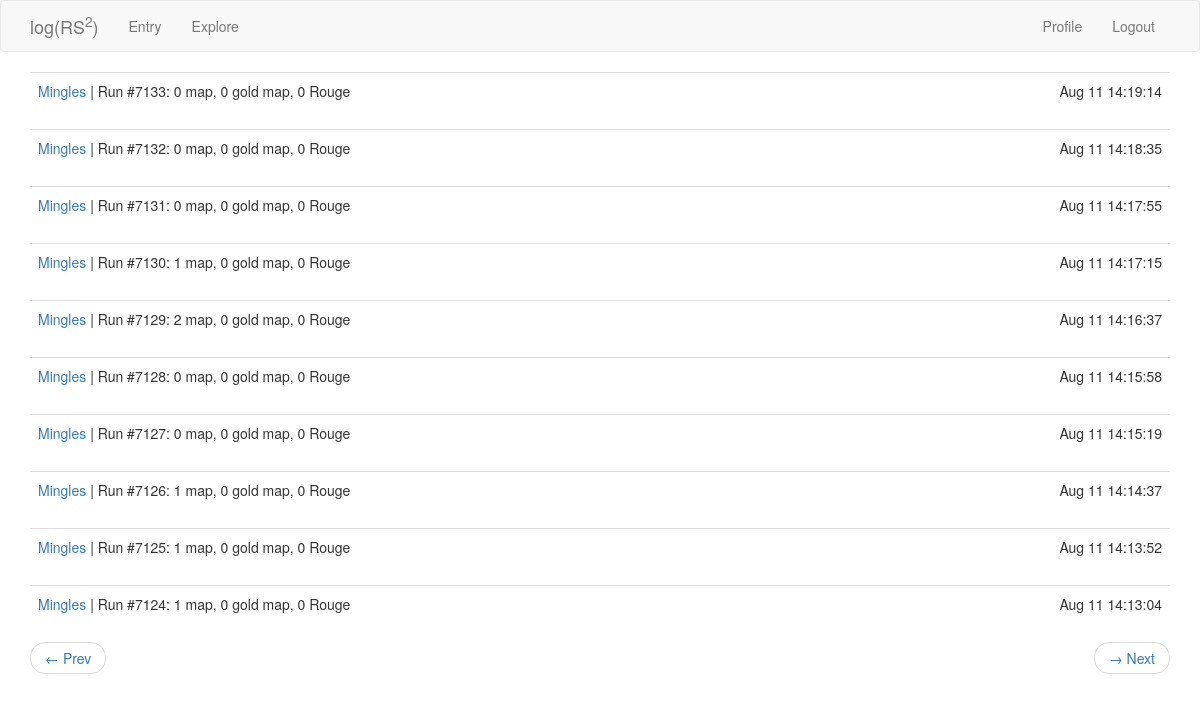
The app's page /explore?page=3 (signed in) with its own data.
### app/models.py (models this page shows, shortened)
class User(UserMixin, db.Model):
    id = db.Column(db.Integer, primary_key=True)
    username = db.Column(db.String(64), index=True, unique=True)
    email = db.Column(db.String(128), index=True, unique=True)
    password_hash = db.Column(db.String(128))
    last_seen = db.Column(db.DateTime, default=datetime.utcnow)
    map_drops = db.relationship('MapDrop', backref='player', lazy='dynamic')
    treasure_drops = db.relationship('TreasureDrop', backref='player', lazy='dynamic')

### app/routes.py (the view)
@app.route('/explore')
@login_required
def explore():
    page = request.args.get('page', 1, type=int)
    mapdrops = MapDrop.query.order_by(MapDrop.time.desc()).paginate(page, app.config['MAPDROPS_PER_PAGE'], False)
    next_url = prev_url = None
    if mapdrops.has_next:
        next_url = url_for('explore', page=mapdrops.next_num)
    if mapdrops.has_prev:
        prev_url = url_for('explore', page=mapdrops.prev_num)
    return render_template('entry.html', title='Explore', user_unknown=True, mapdrops=mapdrops.items,
                            next_url=next_url, prev_url=prev_url)

### app/models.py (called while the page is built)
@login.user_loader
def load_user(id):
    return User.query.get(int(id))

### app/routes.py (called while the page is built)
@app.before_request
def before_request():
    if current_user.is_authenticated:
        current_user.last_seen = datetime.utcnow()
        db.session.commit()

### app/templates/entry.html (shortened to what this page needs)
{% extends "base.html" %}
{% import "bootstrap/wtf.html" as wtf %}
{% block app_content %}
    {% for mapdrop in mapdrops %}
        {% include "_mapdrop.html" %}
    {% endfor %}
    {% if prev_url or next_url %}
    <nav aria-label="...">
        <ul class="pager">
            <li class="previous{% if not prev_url %} disabled{% endif %}">
                <a href="{{ prev_url or '#' }}">
                    <span aria-hidden="true">&larr;</span> Prev
                </a>
            </li>
            <li class="next{% if not next_url %} disabled{% endif %}">
                <a href="{{ next_url or '#' }}">
                    <span aria-hidden="true">&rarr;</span> Next
                </a>
            </li>
        </ul>
    </nav>
    {% endif %}
{% endblock %}

### app/templates/_mapdrop.html
<table class="table table-hover">
    <tr>
        <td>
            {% if user_unknown %}
            <a href="{{ url_for('user', username=mapdrop.player.username) }}">
                {{ mapdrop.player.username }}
            </a>
             |
            {% endif %}
            Run #{{ mapdrop.run }}:
            {{ mapdrop.map }} map, {{ mapdrop.gold_map }} gold map, {{ mapdrop.rouge }} Rouge
        </td>
        <td align="right">
            {{ moment(mapdrop.time).format('MMM DD HH:mm:ss') }}
        </td>
    </tr>
</table>

### records on screen
User: player.username "Mingles" "Mingles" "Mingles" "Mingles" "Mingles" "Mingles" "Mingles" "Mingles" "Mingles" "Mingles"

### other values on screen
{{ mapdrop.run }} "7133" "7132" "7131" "7130" "7129" "7128" "7127" "7126" "7125" "7124"
{{ mapdrop.map }} "0" "0" "0" "1" "2" "0" "0" "1" "1" "1"
{{ mapdrop.gold_map }} "0" "0" "0" "0" "0" "0" "0" "0" "0" "0"
{{ mapdrop.rouge }} "0" "0" "0" "0" "0" "0" "0" "0" "0" "0"
{{ moment(mapdrop.time).format('MMM DD HH:mm:ss') }} "Aug 11 14:19:14" "Aug 11 14:18:35" "Aug 11 14:17:55" "Aug 11 14:17:15" "Aug 11 14:16:37" "Aug 11 14:15:58" "Aug 11 14:15:19" "Aug 11 14:14:37" "Aug 11 14:13:52" "Aug 11 14:13:04"
